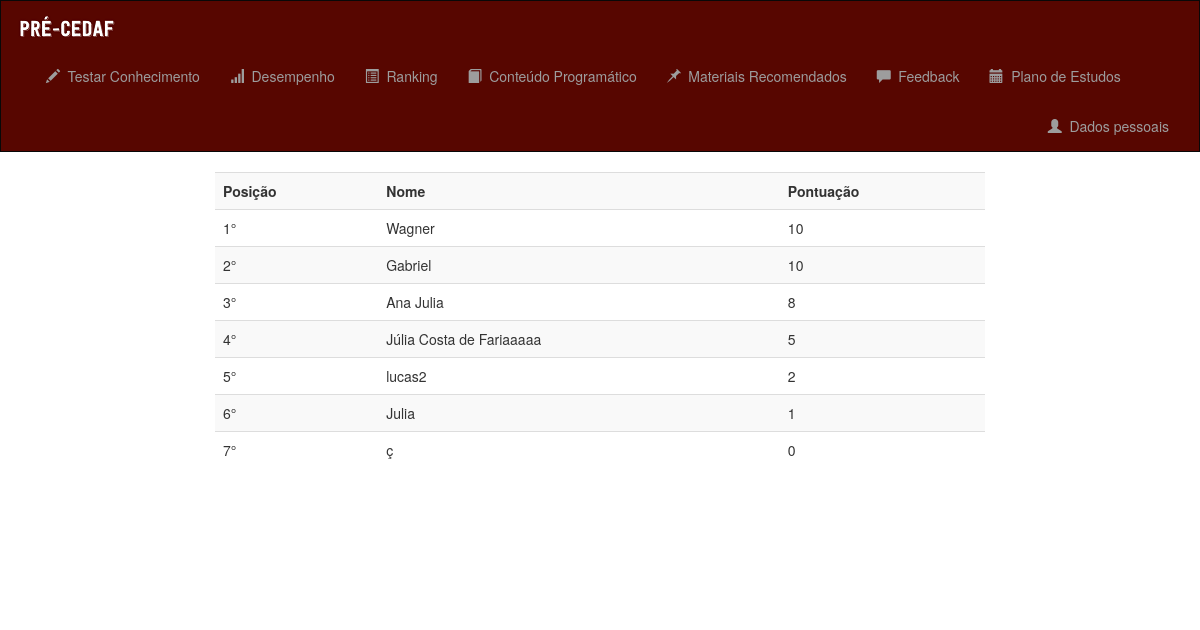
The page /código/controller/ranking.php (signed in) on the database its author committed.
### tables this page shows
CREATE TABLE `desempenho` (
  `idDesempenho` int(11) NOT NULL,
  `certasTotal` int(11) DEFAULT NULL,
  `erradasTotal` int(11) DEFAULT NULL,
  `certasMat` int(11) DEFAULT NULL,
  `erradasMat` int(11) DEFAULT NULL,
  `certasPort` int(11) DEFAULT NULL,
  `erradasPort` int(11) DEFAULT NULL,
  `certasCien` int(11) DEFAULT NULL,
  `erradasCien` int(11) DEFAULT NULL,
  `certasGeo` int(11) DEFAULT NULL,
  `erradasGeo` int(11) DEFAULT NULL,
  `certasHist` int(11) DEFAULT NULL,
  `erradasHist` int(11) DEFAULT NULL,
  `usuarios_idUsuarios` int(11) NOT NULL
);

CREATE TABLE `usuarios` (
  `idUsuarios` int(11) NOT NULL,
  `nome` varchar(50) DEFAULT NULL,
  `email` varchar(100) DEFAULT NULL,
  `senha` varchar(265) DEFAULT NULL,
  `cpf` varchar(25) DEFAULT NULL,
  `cidade` varchar(70) DEFAULT NULL,
  `estado` varchar(4) DEFAULT NULL,
  `telefone` varchar(20) DEFAULT NULL,
  `curso` varchar(30) DEFAULT NULL,
  `genero` varchar(1) DEFAULT NULL,
  `data` varchar(11) DEFAULT NULL,
  `moderador` tinyint(4) DEFAULT NULL
);

### código/controller/ranking.php (the view, shortened to what this page needs)
<?php
    require_once 'db_connect.php';
    echo "
        <div class='container-fluid text-center'>
          <div class='row content'>
            <div class='col-sm-2'>
            </div>
            <div class='col-sm-8 text-left'>
                <br>
                <table class='table table-striped'>
                    <tr>
                        <th>Posição</th>
                        <th>Nome</th>
                        <th>Pontuação</th>
                    </tr>
    ";
    $sql = "SELECT desempenho.certasTotal, usuarios.nome FROM desempenho JOIN usuarios ON desempenho.usuarios_idUsuarios = usuarios.idUsuarios ORDER BY desempenho.certasTotal DESC";
    $res = mysqli_query($connect,$sql);
    if (mysqli_num_rows($res)>0){
       $cont = 1;
       while ($row = mysqli_fetch_array($res)){
            echo "<tr>";
                echo "<td>".$cont."°</td>";
                echo "<td>".$row['nome']."</td>";
                echo "<td>".$row['certasTotal']."</td>";
            echo "</tr>";
            $cont++;
        }
    }
    echo "   </table>
         </div>
        <div class='col-sm-2 '>
        </div>
      </div>
    </div>
";

### código/css/estilo_principal.css (style rules this page uses)
.navbar { margin-bottom: 0; border-radius: 0; background-color: #570600; }
.row.content { height: 450px }

### rows shown on the page
desempenho: usuarios_idUsuarios.nome "Wagner", certasTotal "10"
desempenho: usuarios_idUsuarios.nome "Gabriel", certasTotal "10"
desempenho: usuarios_idUsuarios.nome "Ana Julia", certasTotal "8"
desempenho: usuarios_idUsuarios.nome "Júlia Costa de Fariaaaaa", certasTotal "5"
desempenho: usuarios_idUsuarios.nome "lucas2", certasTotal "2"
desempenho: usuarios_idUsuarios.nome "Julia", certasTotal "1"
desempenho: usuarios_idUsuarios.nome "ç", certasTotal "0"
